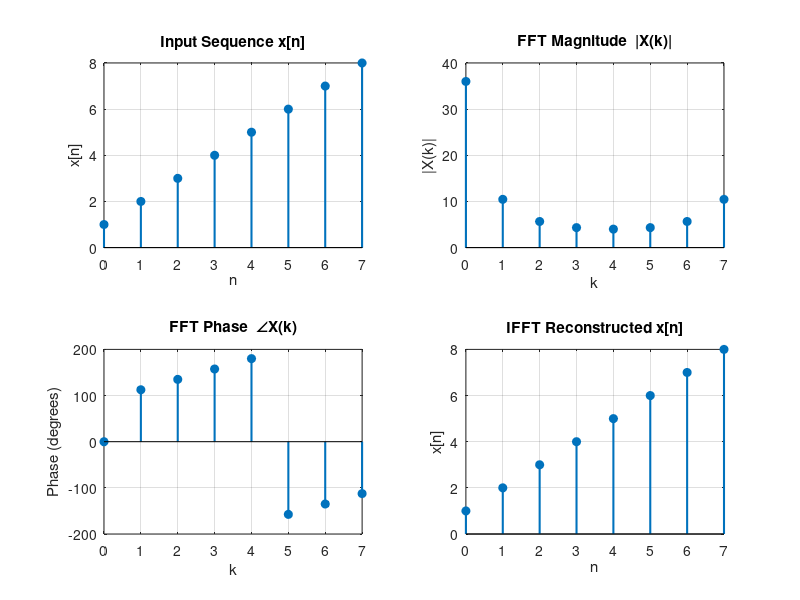

Reproduce this figure in MATLAB. (Note: this script raises an error after producing the figure.)
% EXPERIMENT 6 - FFT and IFFT of a Given Input Sequence

% Copyright 2026 The MathWorks, Inc.

clc;
clear;
close all;

% Input sequence
x = [1, 2, 3, 4, 5, 6, 7, 8];
N = length(x);

fprintf('Input sequence x[n]: ');  disp(x);

% =========================================================
%  FFT
% =========================================================
X = fft(x);

fprintf('\nFFT  X(k):\n');
disp(X);
fprintf('Magnitude |X(k)|:\n');
disp(abs(X));
fprintf('Phase (degrees):\n');
disp(angle(X)*180/pi);

% =========================================================
%  IFFT
% =========================================================
x_rec = real(ifft(X));

fprintf('\nIFFT reconstructed x[n]:\n');
disp(x_rec);
fprintf('Reconstruction error (max): %.2e\n', max(abs(x - x_rec)));

% =========================================================
%  PLOTS
% =========================================================
k_ax = 0:N-1;

figure('Name','Experiment 6 - FFT and IFFT','NumberTitle','off');

subplot(2,2,1);
stem(k_ax, x, 'filled', 'LineWidth', 1.5);
title('Input Sequence x[n]');
xlabel('n'); ylabel('x[n]'); grid on;

subplot(2,2,2);
stem(k_ax, abs(X), 'filled', 'LineWidth', 1.5);
title('FFT Magnitude  |X(k)|');
xlabel('k'); ylabel('|X(k)|'); grid on;

subplot(2,2,3);
stem(k_ax, angle(X)*180/pi, 'filled', 'LineWidth', 1.5);
title('FFT Phase  \angleX(k)');
xlabel('k'); ylabel('Phase (degrees)'); grid on;

subplot(2,2,4);
stem(k_ax, x_rec, 'filled', 'LineWidth', 1.5);
title('IFFT Reconstructed x[n]');
xlabel('n'); ylabel('x[n]'); grid on;

sgtitle('FFT and IFFT of Input Sequence', 'FontWeight', 'bold', 'FontSize', 12);
